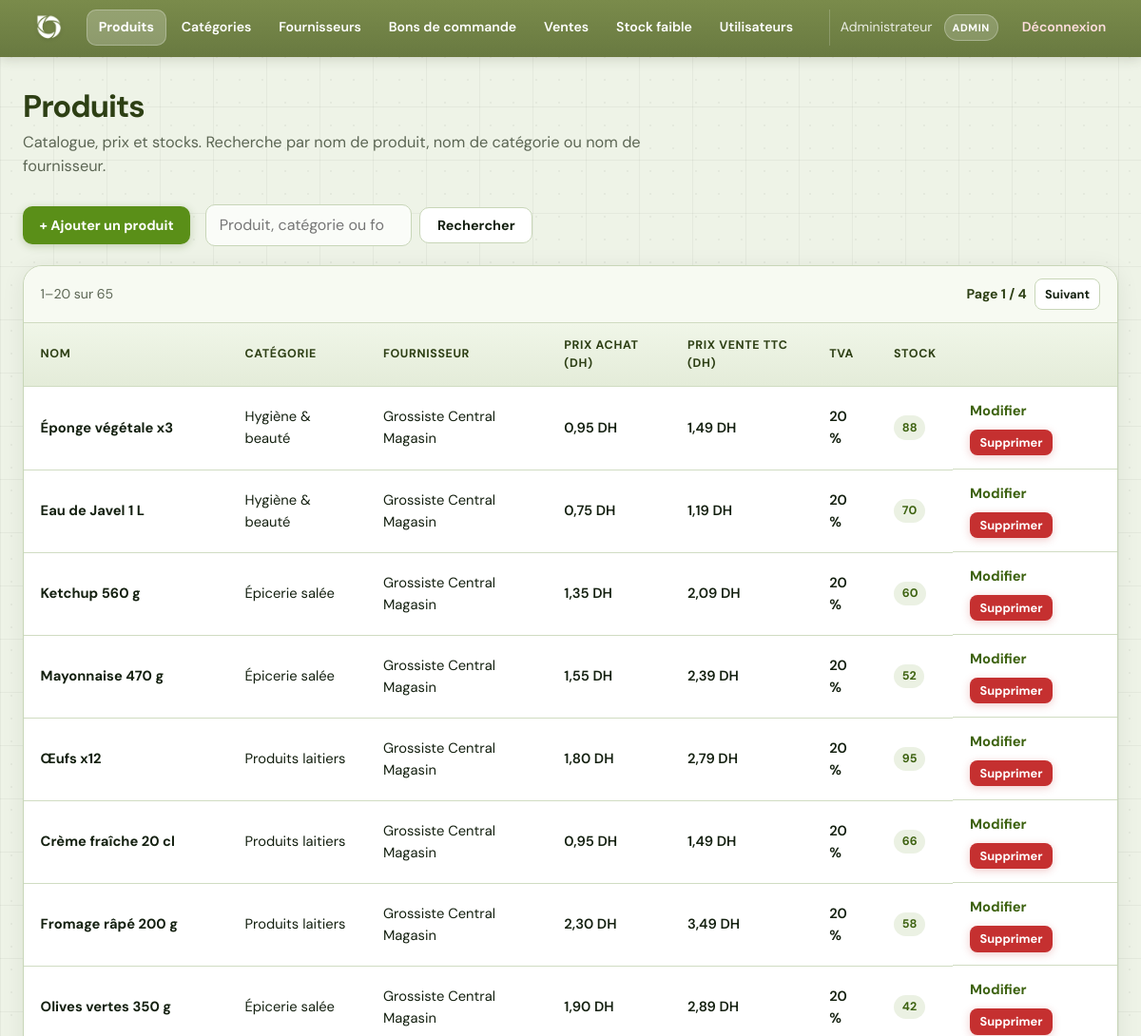
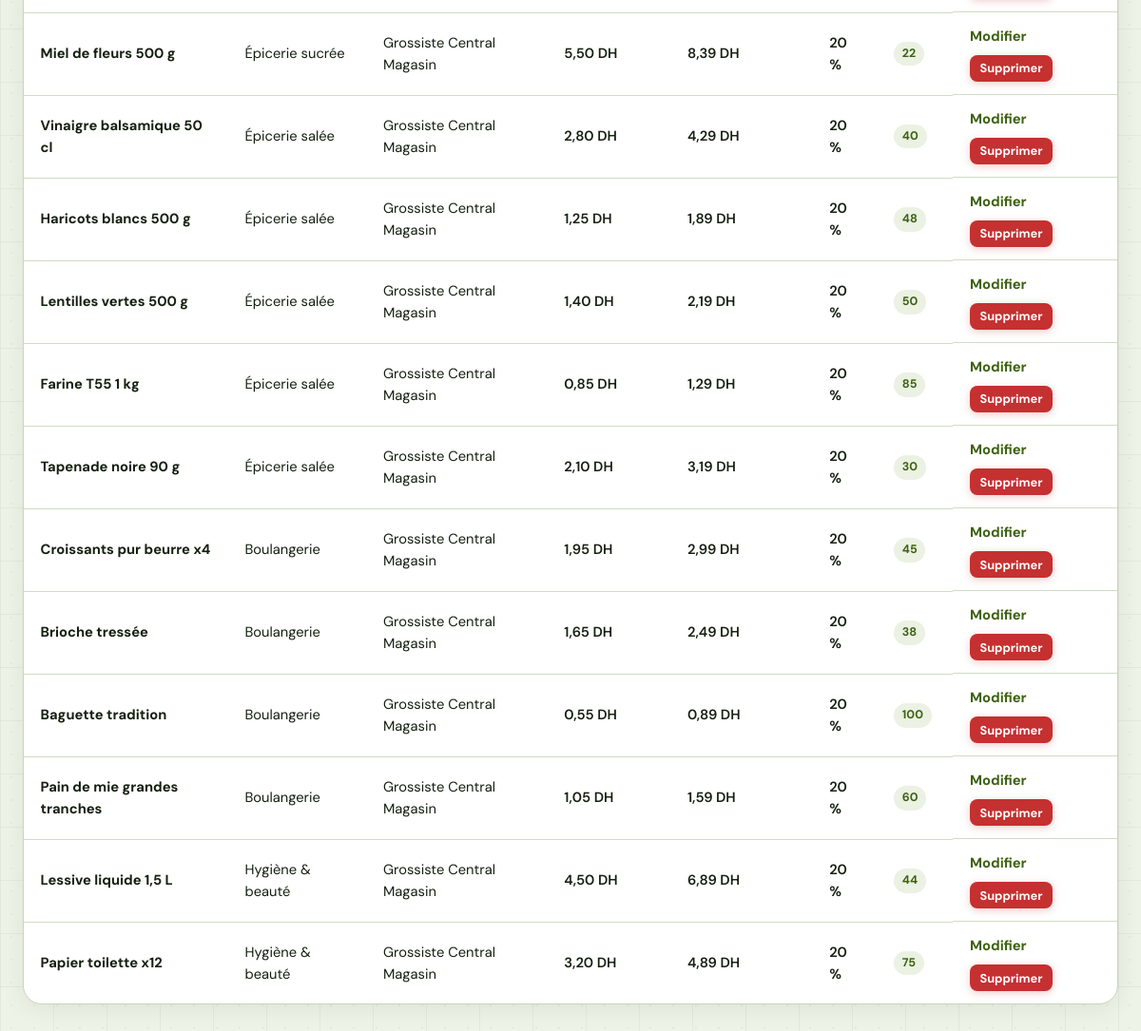
Page /index.php?action=products (signed in) on the committed database (2 pictures, top to bottom).
### tables this page shows
CREATE TABLE products (
    id INT AUTO_INCREMENT PRIMARY KEY,
    name VARCHAR(150) NOT NULL,
    description TEXT,
    price_buy DECIMAL(10,2) NOT NULL,
    price_sell DECIMAL(10,2) NOT NULL,
    vat_rate DECIMAL(5,2) NOT NULL DEFAULT 20.00,
    stock INT NOT NULL DEFAULT 0,
    stock_alert_threshold INT NOT NULL DEFAULT 5,
    category_id INT,
    supplier_id INT,
    FOREIGN KEY (category_id) REFERENCES categories(id) ON DELETE SET NULL,
    FOREIGN KEY (supplier_id) REFERENCES suppliers(id) ON DELETE SET NULL
);

CREATE TABLE categories (
    id INT AUTO_INCREMENT PRIMARY KEY,
    name VARCHAR(100) NOT NULL
);

CREATE TABLE suppliers (
    id INT AUTO_INCREMENT PRIMARY KEY,
    name VARCHAR(100) NOT NULL,
    contact VARCHAR(100),
    phone VARCHAR(30),
    email VARCHAR(150),
    address TEXT
);

### app/Controllers/ProductController.php (called while the page is built, shortened)
<?php
class ProductController extends BaseController
{
    private $productModel;
    public function __construct()
    {
        $this->productModel = new Product();
    }
    private function catalogListContext(): array
    {
        $u = $this->currentUser() ?? [];
        if (($u['role'] ?? '') !== 'fournisseur') {
            return ['filter' => null, 'not_linked' => false];
        }
        $sid = isset($u['supplier_id']) ? (int) $u['supplier_id'] : 0;
        return ['filter' => $sid, 'not_linked' => false];
    }
    public function index(): void
    {
        $ctx = $this->catalogListContext();
        $canManage = $this->isAdmin();
        $supplierFilter = $ctx['filter'];
        $reqPage = isset($_GET['page']) ? (int) $_GET['page'] : 1;
        $total = $this->productModel->countAll(null, $supplierFilter);
        $state = pagination_state($reqPage, $total);
        $products = $this->productModel->getPage($state['offset'], $state['per_page'], null, $supplierFilter);
        require_once APP_PATH . '/views/products/index.php';
    }
}

### public/index.php (called while the page is built, shortened)
<?php
$action = isset($_GET['action']) ? (string) $_GET['action'] : 'login';
$route = $routes[$action];
$method = $route[1];
$controller = new $class();
$controller->{$method}();

### app/Models/Product.php (called while the page is built, shortened)
<?php
class Product
{
    private $conn;
    private $table = "products";
    public function __construct()
    {
        $database = new Database();
        $this->conn = $database->connect();
    }
    public function countAll(?string $keyword = null, ?int $supplierId = null): int
    {
        $sidFilter = $supplierId !== null && $supplierId > 0;
        $sql = "SELECT COUNT(*) FROM {$this->table}";
        $stmt = $this->conn->query($sql);
        return (int) $stmt->fetchColumn();
    }
    public function getPage(int $offset, int $limit, ?string $keyword = null, ?int $supplierId = null): array
    {
        $sidFilter = $supplierId !== null && $supplierId > 0;
        $sql = "SELECT p.*, c.name AS category_name, s.name AS supplier_name
                FROM {$this->table} p
                LEFT JOIN categories c ON p.category_id = c.id
                LEFT JOIN suppliers s ON p.supplier_id = s.id";
        $sql .= ' ORDER BY p.id DESC LIMIT :lim OFFSET :off';
        $stmt = $this->conn->prepare($sql);
        $stmt->bindValue(':lim', $limit, PDO::PARAM_INT);
        $stmt->bindValue(':off', $offset, PDO::PARAM_INT);
        $stmt->execute();
        return $stmt->fetchAll();
    }
}

### config/database.php (called while the page is built)
<?php
class Database
{
    private $host = "localhost";
    private $dbname = "shop_db";
    private $username = "root";
    private $password = "";
    private $conn;
    public function connect()
    {
        if ($this->conn === null) {
            try {
                $this->conn = new PDO(
                    "mysql:host={$this->host};dbname={$this->dbname};charset=utf8mb4",
                    $this->username,
                    $this->password
                );
                $this->conn->setAttribute(PDO::ATTR_ERRMODE, PDO::ERRMODE_EXCEPTION);
                $this->conn->setAttribute(PDO::ATTR_DEFAULT_FETCH_MODE, PDO::FETCH_ASSOC);
            } catch (PDOException $e) {
                die("Erreur de connexion : " . $e->getMessage());
            }
        }
        return $this->conn;
    }
}

### app/Controllers/BaseController.php (called while the page is built, shortened)
<?php
class BaseController
{
    protected function currentUser(): ?array
    {
        $u = $_SESSION['user'] ?? null;
        return is_array($u) ? $u : null;
    }
    protected function syncSessionSupplierFromDb(): void
    {
        $u = $this->currentUser();
        if (!$u || ($u['role'] ?? '') !== 'fournisseur' || !isset($_SESSION['user'])) {
            return;
        }
    }
}

### app/helpers.php (called while the page is built, shortened)
<?php
function normalize_vat_rate_percent($value): float
{
    $n = (float) $value;
    return round($n, 2);
}
function format_vat_percent($pct): string
{
    $n = normalize_vat_rate_percent($pct);
    return rtrim(rtrim(number_format($n, 2, ',', ' '), '0'), ',') . ' %';
}
function format_mad($amount, int $decimals = 2): string
{
    if ($amount === null || $amount === '') {
        $n = 0.0;
    } elseif (is_numeric($amount)) {
        $n = (float) $amount;
    } else {
        $n = 0.0;
    }
    return number_format($n, $decimals, ',', ' ') . ' DH';
}
function shop_page_size(): int
{
    return 20;
}
function pagination_state(int $requestedPage, int $totalItems, ?int $perPage = null): array
{
    $perPage = max(1, $perPage ?? shop_page_size());
    $totalPages = max(1, (int) ceil($totalItems / $perPage));
    $page = max(1, min($requestedPage, $totalPages));
    return [
        'page'         => $page,
        'per_page'     => $perPage,
        'offset'       => ($page - 1) * $perPage,
        'total_pages'  => $totalPages,
        'total'        => $totalItems,
    ];
}

### app/views/products/index.php (the view, shortened to what this page needs)
<?php
$keyword = isset($_GET['keyword']) ? trim((string) $_GET['keyword']) : '';
$canAddProduct = $canAddProduct ?? false;
$supplierAccountId = isset($supplierAccountId) ? (int) $supplierAccountId : 0;
require __DIR__ . '/../partials/header.php';
?>
<header class="page-header">
    <h1 class="page-header__title">Produits</h1>
    <p class="page-header__desc">
        <?php if (!empty($supplierAccountId) && ($currentUser['role'] ?? '') === 'fournisseur'): ?>
            Vos articles rattachés à votre entreprise — le magasin peut les inclure dans les bons de commande.
        <?php else: ?>
            Catalogue, prix et stocks. Recherche par nom de produit, nom de catégorie ou nom de fournisseur.
        <?php endif; ?>
    </p>
</header>
<div class="page-toolbar">
    <?php if (!empty($canAddProduct)): ?>
        <a class="btn" href="index.php?action=product_create">+ Ajouter un produit</a>
    <?php endif; ?>
    <form method="get" action="index.php" class="toolbar-form">
        <input type="search" name="keyword" class="search-input" value="<?= htmlspecialchars($keyword) ?>" placeholder="Produit, catégorie ou fournisseur…" aria-label="Rechercher par nom de produit, catégorie ou fournisseur">
        <button type="submit" class="btn btn-ghost">Rechercher</button>
    </form>
</div>
<div class="panel panel--flush">
    <?php if (!empty($products)): ?>
        <?php require __DIR__ . '/../partials/pagination.php'; ?>
        <div class="table-wrap">
            <table class="data-table">
                <thead>
                    <tr>
                        <th>Nom</th>
                        <th>Catégorie</th>
                        <th>Fournisseur</th>
                        <th>Prix achat (DH)</th>
                        <th>Prix vente TTC (DH)</th>
                        <th>TVA</th>
                        <th>Stock</th>
                        <th></th>
                    </tr>
                </thead>
                <tbody>
                <?php foreach ($products as $p): ?>
                    <?php
                    $stock = (int) $p['stock'];
                    $thr = isset($p['stock_alert_threshold']) ? (int) $p['stock_alert_threshold'] : 5;
                    $low = $stock <= $thr;
                    ?>
                    <tr>
                        <td><strong><?= htmlspecialchars($p['name']) ?></strong></td>
                        <td><?= htmlspecialchars($p['category_name'] ?? '—') ?></td>
                        <td><?= htmlspecialchars($p['supplier_name'] ?? '—') ?></td>
                        <td class="cell-num"><?= htmlspecialchars(format_mad($p['price_buy'])) ?></td>
                        <td class="cell-num"><?= htmlspecialchars(format_mad($p['price_sell'])) ?></td>
                        <td class="cell-num"><?= htmlspecialchars(format_vat_percent($p['vat_rate'] ?? 20)) ?></td>
                        <td>
                            <span class="badge-stock<?= $low ? ' badge-stock--low' : '' ?>" title="Seuil d’alerte : <?= $thr ?>"><?= $stock ?></span>
                        </td>
                        <td class="table-actions">
                            <?php
                            $own = $supplierAccountId > 0 && (int) ($p['supplier_id'] ?? 0) === $supplierAccountId;
                            $canEditRow = !empty($canManage) || $own;
                            ?>
                            <?php if ($canEditRow): ?>
                                <a class="link-action" href="index.php?action=product_edit&id=<?= (int) $p['id'] ?>">Modifier</a>
                            <?php endif; ?>
                            <?php if (!empty($canManage)): ?>
                                <form method="post" action="index.php?action=product_delete" class="form-inline-delete" onsubmit="return confirm('Supprimer ce produit ?');">
                                    <button type="submit" class="btn btn-danger btn-compact">Supprimer</button>
                                </form>
                            <?php endif; ?>
                        </td>
                    </tr>
                <?php endforeach; ?>
                </tbody>
            </table>
        </div>
    <?php endif; ?>
</div>
<?php require __DIR__ . '/../partials/footer.php'; ?>

### rows in the picture
products: name "Éponge végétale x3", category.name "Hygiène & beauté", supplier.name "Grossiste Central Magasin", price_buy "0,95 DH", price_sell "1,49 DH", vat_rate "20 %", stock "88"
products: name "Eau de Javel 1 L", category.name "Hygiène & beauté", supplier.name "Grossiste Central Magasin", price_buy "0,75 DH", price_sell "1,19 DH", vat_rate "20 %", stock "70"
products: name "Ketchup 560 g", category.name "Épicerie salée", supplier.name "Grossiste Central Magasin", price_buy "1,35 DH", price_sell "2,09 DH", vat_rate "20 %", stock "60"
products: name "Mayonnaise 470 g", category.name "Épicerie salée", supplier.name "Grossiste Central Magasin", price_buy "1,55 DH", price_sell "2,39 DH", vat_rate "20 %", stock "52"
products: name "Œufs x12", category.name "Produits laitiers", supplier.name "Grossiste Central Magasin", price_buy "1,80 DH", price_sell "2,79 DH", vat_rate "20 %", stock "95"
products: name "Crème fraîche 20 cl", category.name "Produits laitiers", supplier.name "Grossiste Central Magasin", price_buy "0,95 DH", price_sell "1,49 DH", vat_rate "20 %", stock "66"
products: name "Fromage râpé 200 g", category.name "Produits laitiers", supplier.name "Grossiste Central Magasin", price_buy "2,30 DH", price_sell "3,49 DH", vat_rate "20 %", stock "58"
products: name "Olives vertes 350 g", category.name "Épicerie salée", supplier.name "Grossiste Central Magasin", price_buy "1,90 DH", price_sell "2,89 DH", vat_rate "20 %", stock "42"
products: name "Miel de fleurs 500 g", category.name "Épicerie sucrée", supplier.name "Grossiste Central Magasin", price_buy "5,50 DH", price_sell "8,39 DH", vat_rate "20 %", stock "22"
products: name "Vinaigre balsamique 50 cl", category.name "Épicerie salée", supplier.name "Grossiste Central Magasin", price_buy "2,80 DH", price_sell "4,29 DH", vat_rate "20 %", stock "40"
products: name "Haricots blancs 500 g", category.name "Épicerie salée", supplier.name "Grossiste Central Magasin", price_buy "1,25 DH", price_sell "1,89 DH", vat_rate "20 %", stock "48"
products: name "Lentilles vertes 500 g", category.name "Épicerie salée", supplier.name "Grossiste Central Magasin", price_buy "1,40 DH", price_sell "2,19 DH", vat_rate "20 %", stock "50"
products: name "Farine T55 1 kg", category.name "Épicerie salée", supplier.name "Grossiste Central Magasin", price_buy "0,85 DH", price_sell "1,29 DH", vat_rate "20 %", stock "85"
products: name "Tapenade noire 90 g", category.name "Épicerie salée", supplier.name "Grossiste Central Magasin", price_buy "2,10 DH", price_sell "3,19 DH", vat_rate "20 %", stock "30"
products: name "Croissants pur beurre x4", category.name "Boulangerie", supplier.name "Grossiste Central Magasin", price_buy "1,95 DH", price_sell "2,99 DH", vat_rate "20 %", stock "45"
products: name "Brioche tressée", category.name "Boulangerie", supplier.name "Grossiste Central Magasin", price_buy "1,65 DH", price_sell "2,49 DH", vat_rate "20 %", stock "38"
products: name "Baguette tradition", category.name "Boulangerie", supplier.name "Grossiste Central Magasin", price_buy "0,55 DH", price_sell "0,89 DH", vat_rate "20 %", stock "100"
products: name "Pain de mie grandes tranches", category.name "Boulangerie", supplier.name "Grossiste Central Magasin", price_buy "1,05 DH", price_sell "1,59 DH", vat_rate "20 %", stock "60"
products: name "Lessive liquide 1,5 L", category.name "Hygiène & beauté", supplier.name "Grossiste Central Magasin", price_buy "4,50 DH", price_sell "6,89 DH", vat_rate "20 %", stock "44"
products: name "Papier toilette x12", category.name "Hygiène & beauté", supplier.name "Grossiste Central Magasin", price_buy "3,20 DH", price_sell "4,89 DH", vat_rate "20 %", stock "75"

### other values in the picture
$currentUser['name'] "Administrateur"
$currentUser['role'] "ADMIN"
$from "1"
$to "20"
$totalItems "65"
$page "1"
$totalPages "4"
